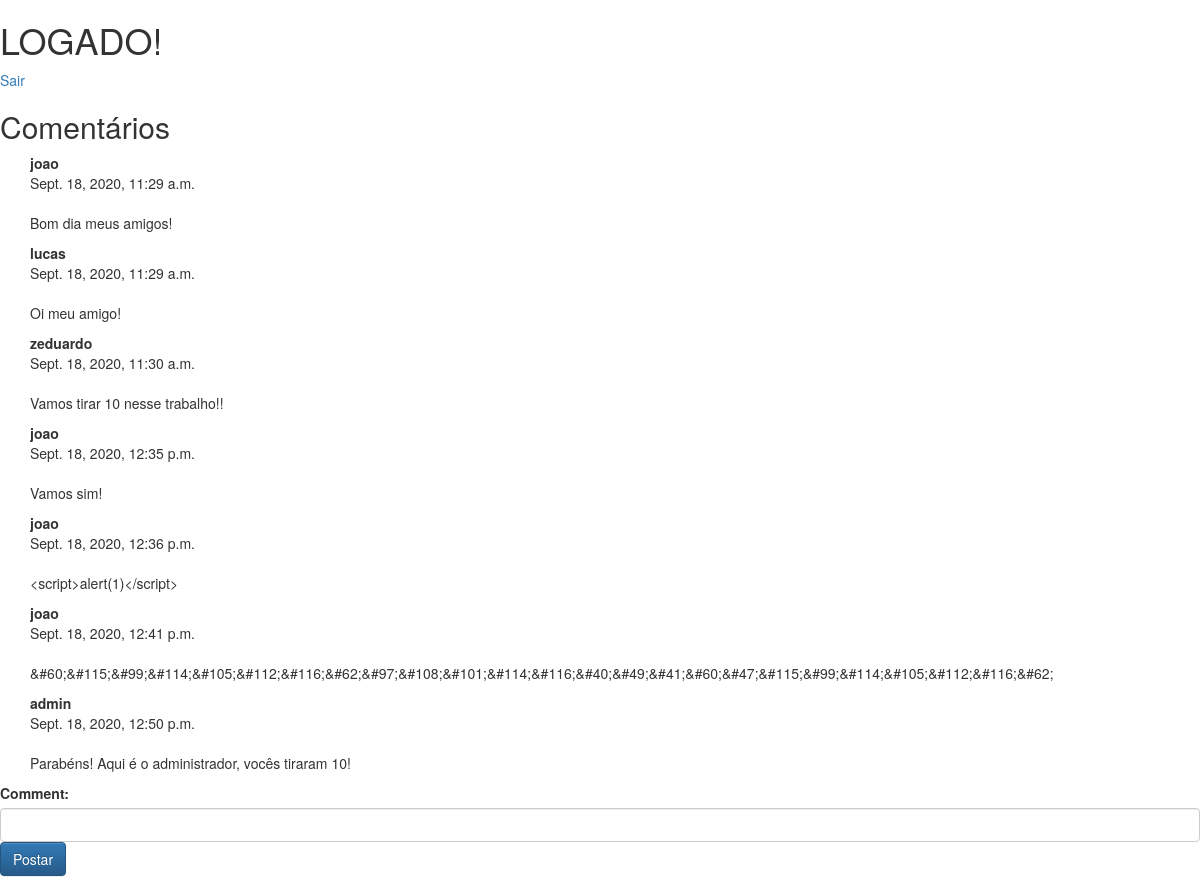
Screenshot of /all (signed in) with the database file from the repository.
### core/models.py (models this page shows, shortened)
class Post(models.Model):
    user = models.ForeignKey(User, on_delete=models.CASCADE)
    text = models.TextField()
    published_date = models.DateTimeField(blank=True, null=True, auto_now_add=True)

### core/views.py (the view)
# urls.py: path('all', views.post_list),
@login_required(login_url='/login/')
def post_list(request):
    posts = Post.objects.filter(published_date__lte=timezone.now()).order_by('published_date')
    return render(request, 'index.html', {'posts': posts})

### core/templates/index.html (shortened to what this page needs)
<html>
    <head>
        <link rel="stylesheet" href="//maxcdn.bootstrapcdn.com/bootstrap/3.2.0/css/bootstrap.min.css">
        <link rel="stylesheet" href="//maxcdn.bootstrapcdn.com/bootstrap/3.2.0/css/bootstrap-theme.min.css">
    </head>
    <body>
        <h1>LOGADO!</h1>
        <a href="/logout/">Sair</a>
        <form action="submit" method="POST">{% csrf_token %}
            <h2>Comentários</h2>
            <div class="content container">
                <div class="row">
                    <div class="col-md-8">
                    {% for post in posts %}
                        <div class="post">
                            <strong>{{ post.user }}</strong>
                            <div class="date">
                                <p>{{ post.published_date }}</p>
                            </div>
                            <p>{{ post.text|linebreaksbr }}</p>
                        </div>
                    {% endfor %}
                    </div>
                </div>
            </div>
            <label for="comment">Comment:</label>
            <input class="form-control" name="text" type="text">
            <button type="submit" class="btn btn-primary">Postar</button>
        </form>
    </body>
</html>

### rows the page displays
Post: user "joao", published_date "Sept. 18, 2020, 11:29 a.m.", text "Bom dia meus amigos!"
Post: user "lucas", published_date "Sept. 18, 2020, 11:29 a.m.", text "Oi meu amigo!"
Post: user "zeduardo", published_date "Sept. 18, 2020, 11:30 a.m.", text "Vamos tirar 10 nesse trabalho!!"
Post: user "joao", published_date "Sept. 18, 2020, 12:35 p.m.", text "Vamos sim!"
Post: user "joao", published_date "Sept. 18, 2020, 12:36 p.m.", text "<script>alert(1)</script>"
Post: user "joao", published_date "Sept. 18, 2020, 12:41 p.m.", text "&#60;&#115;&#99;&#114;&#105;&#112;&#116;&#62;&#97;&#108;&#101;&#114;&#116;&#40;&#49;&#41;&#60;&#47;&#115;&#99;&#114;&#105;&#112;&#116;&#62;"
Post: user "admin", published_date "Sept. 18, 2020, 12:50 p.m.", text "Parabéns! Aqui é o administrador, vocês tiraram 10!"
